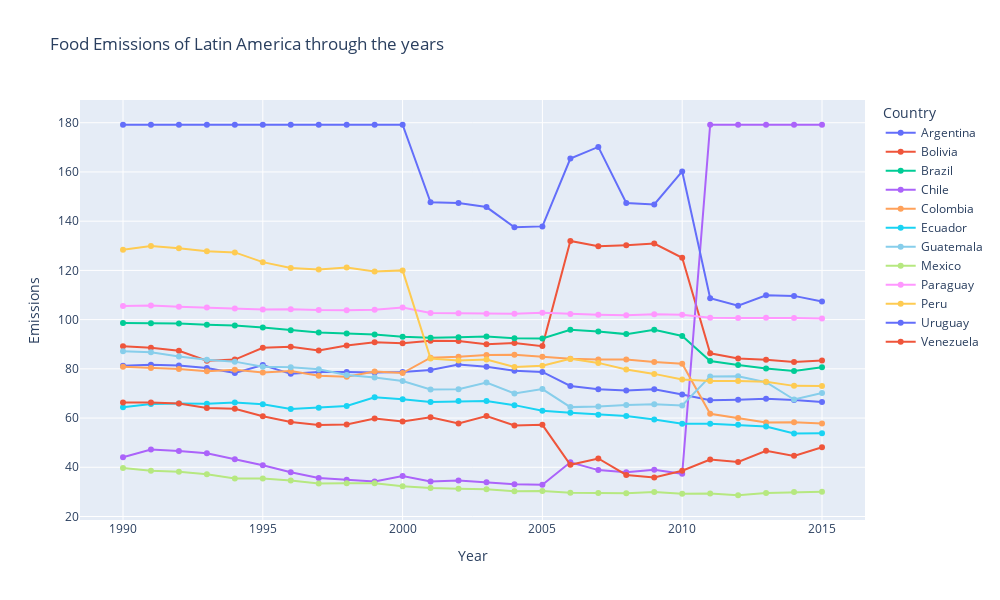

Write notebook code for a chart like this one.
### Code cell
# Plot emissions of Guatemala and Latin American Countries through a line graph
df_emissions_latin_america = df_emissions[df_emissions['Country'].isin(['Guatemala','Argentina','Bolivia','Brazil','Chile','Colombia','Ecuador','Paraguay','Peru','Uruguay','Venezuela', 'Mexico'])]
fig = px.line(df_emissions_latin_america, x="Year", y="Emissions", color='Country', title='Food Emissions of Latin America through the years')
fig.update_traces(mode='lines+markers')
# Color Guatemala sky blue
fig.for_each_trace(lambda t: t.update(line_color='skyblue') if t.name == 'Guatemala' else ())
# Figsize
fig.update_layout(
    autosize=False,
    width=1000,
    height=600,
)

fig.show()

### Figure 1 — Plotly figure (JSON) as saved in the notebook; plotly's stock layout.template omitted (floating-point values rounded to 4 significant figures)
{"data": [{"hovertemplate": "Country=Argentina<br>Year=%{x}<br>Emissions=%{y}<extra></extra>", "legendgroup": "Argentina", "line": {"color": "#636efa", "dash": "solid"}, "marker": {"symbol": "circle"}, "mode": "lines+markers", "name": "Argentina", "orientation": "v", "showlegend": true, "type": "scatter", "x": [1990, 1991, 1992, 1993, 1994, 1995, 1996, 1997, 1998, 1999, 2000, 2001, 2002, 2003, 2004, 2005, 2006, 2007, 2008, 2009, 2010, 2011, 2012, 2013, 2014, 2015], "xaxis": "x", "y": [81.23, 81.7, 81.35, 80.32, 78.29, 81.51, 77.96, 78.67, 78.71, 78.49, 78.68, 79.57, 81.78, 80.82, 79.23, 78.74, 73.04, 71.67, 71.16, 71.72, 69.6, 67.24, 67.44, 67.86, 67.34, 66.52], "yaxis": "y"}, {"hovertemplate": "Country=Bolivia<br>Year=%{x}<br>Emissions=%{y}<extra></extra>", "legendgroup": "Bolivia", "line": {"color": "#EF553B", "dash": "solid"}, "marker": {"symbol": "circle"}, "mode": "lines+markers", "name": "Bolivia", "orientation": "v", "showlegend": true, "type": "scatter", "x": [1990, 1991, 1992, 1993, 1994, 1995, 1996, 1997, 1998, 1999, 2000, 2001, 2002, 2003, 2004, 2005, 2006, 2007, 2008, 2009, 2010, 2011, 2012, 2013, 2014, 2015], "xaxis": "x", "y": [89.2, 88.57, 87.37, 83.29, 83.75, 88.56, 89.01, 87.43, 89.52, 90.77, 90.36, 91.38, 91.28, 89.96, 90.5, 89.23, 131.9, 129.8, 130.2, 130.9, 125.1, 86.32, 84.2, 83.73, 82.74, 83.38], "yaxis": "y"}, {"hovertemplate": "Country=Brazil<br>Year=%{x}<br>Emissions=%{y}<extra></extra>", "legendgroup": "Brazil", "line": {"color": "#00cc96", "dash": "solid"}, "marker": {"symbol": "circle"}, "mode": "lines+markers", "name": "Brazil", "orientation": "v", "showlegend": true, "type": "scatter", "x": [1990, 1991, 1992, 1993, 1994, 1995, 1996, 1997, 1998, 1999, 2000, 2001, 2002, 2003, 2004, 2005, 2006, 2007, 2008, 2009, 2010, 2011, 2012, 2013, 2014, 2015], "xaxis": "x", "y": [98.61, 98.53, 98.45, 97.91, 97.57, 96.81, 95.65, 94.76, 94.34, 93.91, 93.05, 92.65, 92.84, 93.15, 92.41, 92.37, 95.91, 95.22, 94.11, 95.9, 93.35, 83.18, 81.53, 80.12, 79.17, 80.69], "yaxis": "y"}, {"hovertemplate": "Country=Chile<br>Year=%{x}<br>Emissions=%{y}<extra></extra>", "legendgroup": "Chile", "line": {"color": "#ab63fa", "dash": "solid"}, "marker": {"symbol": "circle"}, "mode": "lines+markers", "name": "Chile", "orientation": "v", "showlegend": true, "type": "scatter", "x": [1990, 1991, 1992, 1993, 1994, 1995, 1996, 1997, 1998, 1999, 2000, 2001, 2002, 2003, 2004, 2005, 2006, 2007, 2008, 2009, 2010, 2011, 2012, 2013, 2014, 2015], "xaxis": "x", "y": [44.11, 47.18, 46.6, 45.72, 43.26, 40.8, 38.01, 35.66, 34.97, 34.26, 36.43, 34.25, 34.6, 33.9, 33.1, 32.88, 42.02, 38.85, 37.95, 39.04, 37.36, 179.2, 179.2, 179.2, 179.2, 179.2], "yaxis": "y"}, {"hovertemplate": "Country=Colombia<br>Year=%{x}<br>Emissions=%{y}<extra></extra>", "legendgroup": "Colombia", "line": {"color": "#FFA15A", "dash": "solid"}, "marker": {"symbol": "circle"}, "mode": "lines+markers", "name": "Colombia", "orientation": "v", "showlegend": true, "type": "scatter", "x": [1990, 1991, 1992, 1993, 1994, 1995, 1996, 1997, 1998, 1999, 2000, 2001, 2002, 2003, 2004, 2005, 2006, 2007, 2008, 2009, 2010, 2011, 2012, 2013, 2014, 2015], "xaxis": "x", "y": [80.83, 80.38, 79.9, 79.01, 79.63, 78.51, 79.09, 77.17, 76.78, 78.89, 78.26, 84.55, 84.92, 85.62, 85.74, 84.87, 84.06, 83.84, 83.75, 82.76, 82.08, 61.74, 60.01, 58.19, 58.31, 57.75], "yaxis": "y"}, {"hovertemplate": "Country=Ecuador<br>Year=%{x}<br>Emissions=%{y}<extra></extra>", "legendgroup": "Ecuador", "line": {"color": "#19d3f3", "dash": "solid"}, "marker": {"symbol": "circle"}, "mode": "lines+markers", "name": "Ecuador", "orientation": "v", "showlegend": true, "type": "scatter", "x": [1990, 1991, 1992, 1993, 1994, 1995, 1996, 1997, 1998, 1999, 2000, 2001, 2002, 2003, 2004, 2005, 2006, 2007, 2008, 2009, 2010, 2011, 2012, 2013, 2014, 2015], "xaxis": "x", "y": [64.4, 65.75, 65.9, 65.84, 66.37, 65.56, 63.68, 64.15, 64.93, 68.44, 67.65, 66.54, 66.89, 66.96, 65.25, 62.93, 62.14, 61.39, 60.81, 59.45, 57.69, 57.68, 57.25, 56.56, 53.69, 53.82], "yaxis": "y"}, {"hovertemplate": "Country=Guatemala<br>Year=%{x}<br>Emissions=%{y}<extra></extra>", "legendgroup": "Guatemala", "line": {"color": "skyblue", "dash": "solid"}, "marker": {"symbol": "circle"}, "mode": "lines+markers", "name": "Guatemala", "orientation": "v", "showlegend": true, "type": "scatter", "x": [1990, 1991, 1992, 1993, 1994, 1995, 1996, 1997, 1998, 1999, 2000, 2001, 2002, 2003, 2004, 2005, 2006, 2007, 2008, 2009, 2010, 2011, 2012, 2013, 2014, 2015], "xaxis": "x", "y": [87.2, 86.73, 85.0, 83.68, 82.92, 80.81, 80.61, 79.86, 77.52, 76.52, 75.07, 71.57, 71.71, 74.47, 70.0, 71.78, 64.44, 64.67, 65.35, 65.61, 65.09, 76.91, 76.95, 74.54, 67.53, 70.15], "yaxis": "y"}, {"hovertemplate": "Country=Mexico<br>Year=%{x}<br>Emissions=%{y}<extra></extra>", "legendgroup": "Mexico", "line": {"color": "#B6E880", "dash": "solid"}, "marker": {"symbol": "circle"}, "mode": "lines+markers", "name": "Mexico", "orientation": "v", "showlegend": true, "type": "scatter", "x": [1990, 1991, 1992, 1993, 1994, 1995, 1996, 1997, 1998, 1999, 2000, 2001, 2002, 2003, 2004, 2005, 2006, 2007, 2008, 2009, 2010, 2011, 2012, 2013, 2014, 2015], "xaxis": "x", "y": [39.67, 38.6, 38.15, 37.2, 35.43, 35.48, 34.63, 33.41, 33.54, 33.55, 32.31, 31.53, 31.28, 31.05, 30.25, 30.33, 29.65, 29.55, 29.49, 29.92, 29.2, 29.39, 28.63, 29.59, 29.91, 30.05], "yaxis": "y"}, {"hovertemplate": "Country=Paraguay<br>Year=%{x}<br>Emissions=%{y}<extra></extra>", "legendgroup": "Paraguay", "line": {"color": "#FF97FF", "dash": "solid"}, "marker": {"symbol": "circle"}, "mode": "lines+markers", "name": "Paraguay", "orientation": "v", "showlegend": true, "type": "scatter", "x": [1990, 1991, 1992, 1993, 1994, 1995, 1996, 1997, 1998, 1999, 2000, 2001, 2002, 2003, 2004, 2005, 2006, 2007, 2008, 2009, 2010, 2011, 2012, 2013, 2014, 2015], "xaxis": "x", "y": [105.6, 105.7, 105.3, 104.9, 104.5, 104.1, 104.3, 103.9, 103.8, 104.0, 104.9, 102.6, 102.5, 102.4, 102.4, 102.8, 102.3, 102.0, 101.8, 102.2, 102.0, 100.7, 100.7, 100.8, 100.7, 100.5], "yaxis": "y"}, {"hovertemplate": "Country=Peru<br>Year=%{x}<br>Emissions=%{y}<extra></extra>", "legendgroup": "Peru", "line": {"color": "#FECB52", "dash": "solid"}, "marker": {"symbol": "circle"}, "mode": "lines+markers", "name": "Peru", "orientation": "v", "showlegend": true, "type": "scatter", "x": [1990, 1991, 1992, 1993, 1994, 1995, 1996, 1997, 1998, 1999, 2000, 2001, 2002, 2003, 2004, 2005, 2006, 2007, 2008, 2009, 2010, 2011, 2012, 2013, 2014, 2015], "xaxis": "x", "y": [128.4, 129.9, 129.0, 127.8, 127.3, 123.4, 121.0, 120.4, 121.1, 119.6, 120.0, 84.18, 83.38, 83.74, 80.75, 81.26, 84.05, 82.41, 79.76, 77.95, 75.64, 75.06, 75.08, 74.76, 73.08, 73.0], "yaxis": "y"}, {"hovertemplate": "Country=Uruguay<br>Year=%{x}<br>Emissions=%{y}<extra></extra>", "legendgroup": "Uruguay", "line": {"color": "#636efa", "dash": "solid"}, "marker": {"symbol": "circle"}, "mode": "lines+markers", "name": "Uruguay", "orientation": "v", "showlegend": true, "type": "scatter", "x": [1990, 1991, 1992, 1993, 1994, 1995, 1996, 1997, 1998, 1999, 2000, 2001, 2002, 2003, 2004, 2005, 2006, 2007, 2008, 2009, 2010, 2011, 2012, 2013, 2014, 2015], "xaxis": "x", "y": [179.2, 179.2, 179.2, 179.2, 179.2, 179.2, 179.2, 179.2, 179.2, 179.2, 179.2, 147.6, 147.4, 145.7, 137.5, 137.9, 165.4, 170.2, 147.4, 146.8, 160.2, 108.7, 105.7, 109.9, 109.6, 107.4], "yaxis": "y"}, {"hovertemplate": "Country=Venezuela<br>Year=%{x}<br>Emissions=%{y}<extra></extra>", "legendgroup": "Venezuela", "line": {"color": "#EF553B", "dash": "solid"}, "marker": {"symbol": "circle"}, "mode": "lines+markers", "name": "Venezuela", "orientation": "v", "showlegend": true, "type": "scatter", "x": [1990, 1991, 1992, 1993, 1994, 1995, 1996, 1997, 1998, 1999, 2000, 2001, 2002, 2003, 2004, 2005, 2006, 2007, 2008, 2009, 2010, 2011, 2012, 2013, 2014, 2015], "xaxis": "x", "y": [66.31, 66.32, 65.94, 64.04, 63.81, 60.72, 58.43, 57.22, 57.36, 59.81, 58.57, 60.32, 57.83, 60.8, 56.98, 57.25, 41.01, 43.58, 36.87, 35.85, 38.57, 43.14, 42.12, 46.71, 44.64, 48.11], "yaxis": "y"}], "layout": {"autosize": false, "height": 600, "legend": {"title": {"text": "Country"}, "tracegroupgap": 0}, "title": {"text": "Food Emissions of Latin America through the years"}, "width": 1000, "xaxis": {"anchor": "y", "domain": [0, 1], "title": {"text": "Year"}}, "yaxis": {"anchor": "x", "domain": [0, 1], "title": {"text": "Emissions"}}}}
